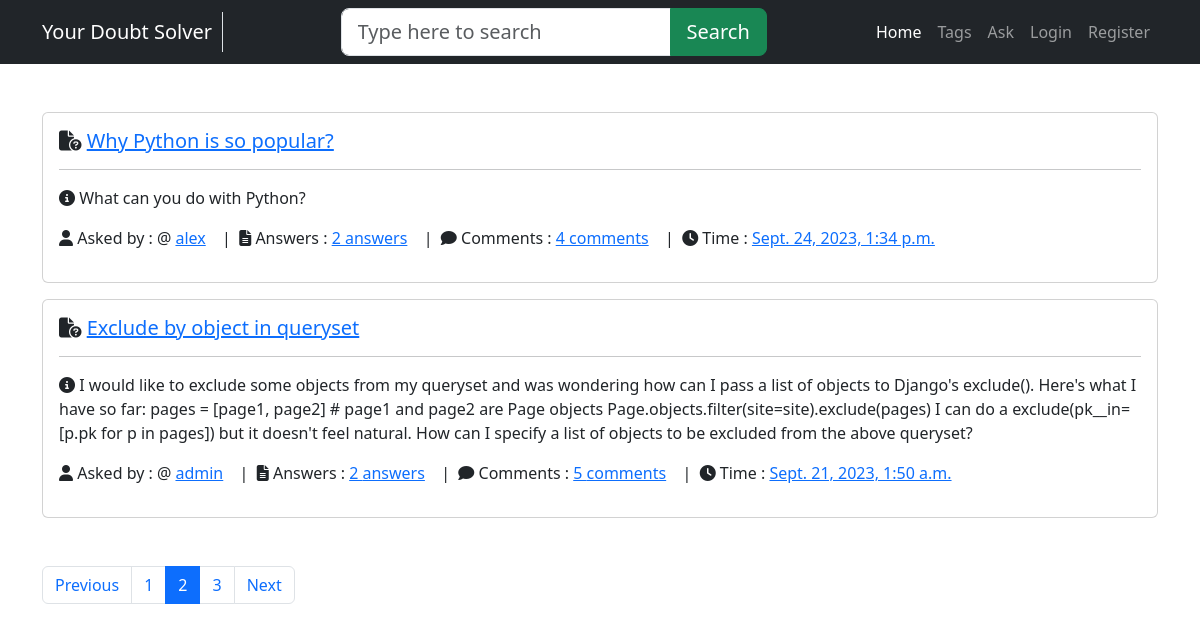
Screenshot of /?page=2 with the database file from the repository.
### main/models.py (models this page shows, shortened)
class Question(models.Model):
    user = models.ForeignKey(User,on_delete=models.CASCADE)
    title = models.CharField(max_length=300)
    details = models.TextField()
    add_time = models.DateTimeField(auto_now_add=True)
    tags = models.TextField(default='')
    class Meta:
        verbose_name_plural = 'Question'

### main/views.py (the view)
# urls.py: path('', home,name='home'),
def home(request):
    if 'search' in request.GET:
        search = request.GET['search']
        qstn = Question.objects.annotate(total_comments=Count('answer__comment')).filter(title__icontains=search).order_by('-id')
    else:
        qstn = Question.objects.annotate(total_comments=Count('answer__comment')).all().order_by('-id')
    paginator = Paginator(qstn,2)
    page_no = request.GET.get('page', 1)
    qstn = paginator.page(page_no)
    return render(request,'home.html',{'questions':qstn,})

### main/templates/home.html (shortened to what this page needs)
{% extends "base.html" %}
{% load humanize %}
{% block content %}
<div class="container my-5">
    {% for i in questions %}
    <div class="card mb-3">
        <div class="card-body">
            <h5 class="card-title ">
                <i class="fa-solid fa-file-circle-question"></i>
                <a href="/detail/{{i.id}}">
                    {{i.title}}
                </a>
            </h5>
            <hr>
            <p class="card-text">
                <i class="fa-solid fa-circle-info"></i>
                {{i.details|safe}}
            </p>
            <p>
                <i class="fa-solid fa-user"></i>
                Asked by : @
                <a href="" class="me-2">{{i.user.username}}</a>
                &nbsp;|&nbsp;
                <i class="fa-solid fa-file-lines"></i> Answers : <a href="" class="me-2">{{i.answer_set.count}} answers</a>
                &nbsp;|&nbsp;
                <i class="fa-solid fa-comment"></i>
                Comments :  <a href="" class="me-2">{{i.total_comments}} comments</a>
                &nbsp;|&nbsp;
                <i class="fa-solid fa-clock"></i> Time :  <a href="" class="me-2">{{i.add_time}}</a>
            </p>
        </div>
    </div>
    {% endfor %}
</div>
<nav class="my-3 container">
    <ul class="pagination">
      {% if questions.has_previous %}
        <li class="page-item"><a class="page-link" href="?page={{questions.previous_page_number}}">Previous</a></li>
      {% endif %}
      {% for i in questions.paginator.page_range %}
      {% if questions.number == i %}
      <li class="page-item active"><a class="page-link" href="#">{{i}}</a></li>
      {% else %}
      <li class="page-item "><a class="page-link" href="?page={{i}}">{{i}}</a></li>
      {% endif %}
      {% endfor %}
      {% if questions.has_next %}
      <li class="page-item"><a class="page-link" href="?page={{questions.next_page_number}}">Next</a>
      </li>
      {% endif %}
    </ul>
  </nav>
{% endblock content %}

### rows the page displays
Question: title "Why Python is so popular?", details "What can you do with Python?", user.username "alex", answer_set.count "2", total_comments "4", add_time "Sept. 24, 2023, 1:34 p.m."
Question: title "Exclude by object in queryset", details "I would like to exclude some objects from my queryset and was wondering how can I pass a list of objects to Django's exclude(). Here's what I have so far: pages = [page1, page2] # page1 and page2 are Page objects Page.objects.filter(site=site).exclude(pages) I can do a exclude(pk__in=[p.pk for p in pages]) but it doesn't feel natural. How can I specify a list of objects to be excluded from the above queryset?", user.username "admin", answer_set.count "2", total_comments "5", add_time "Sept. 21, 2023, 1:50 a.m."

### other values shown
{{ i }} "1" "3"
{{ i }} "2"
